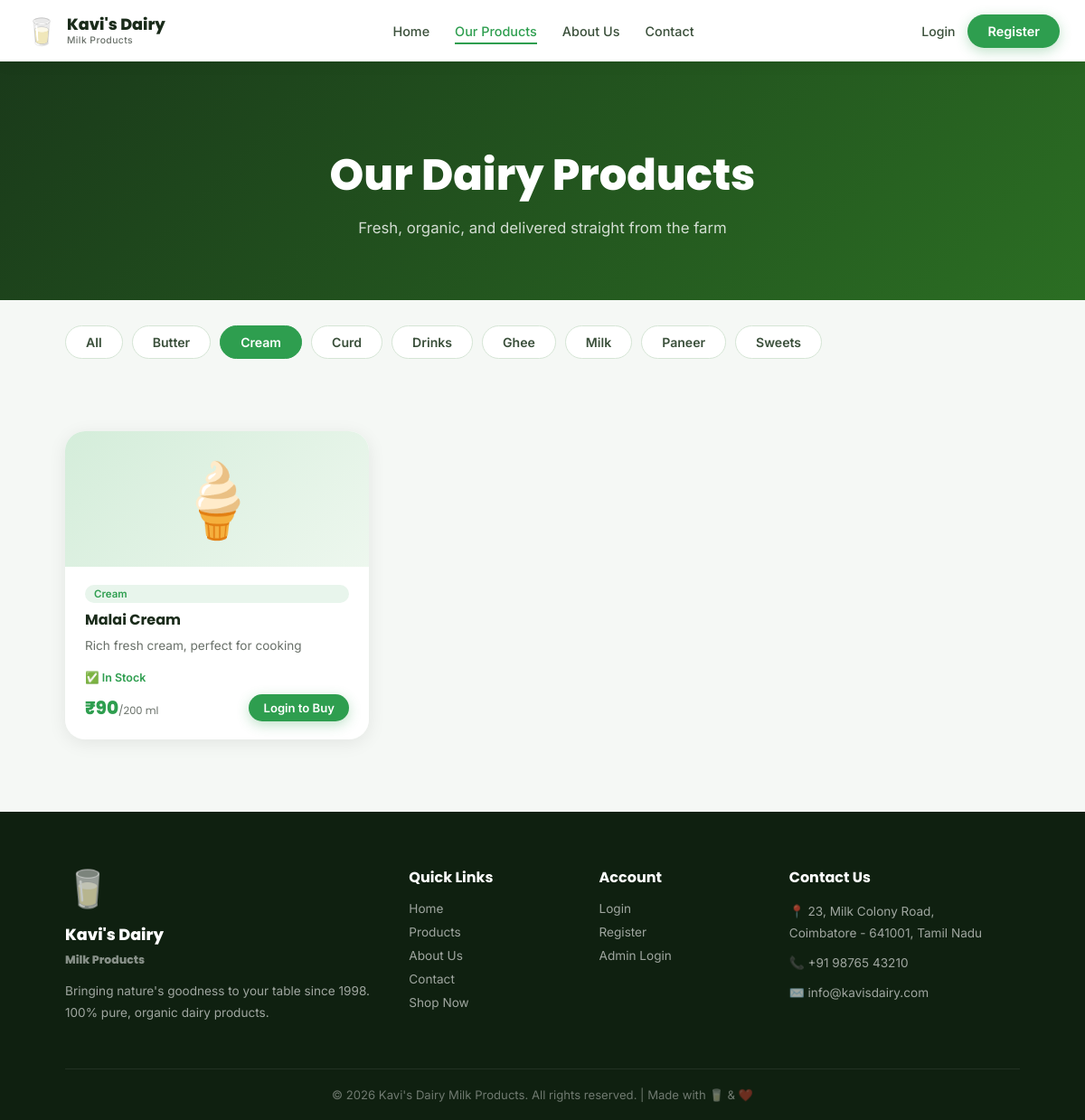
The app's page /products?category=Cream with its own data.
### tables this page shows
CREATE TABLE products (
            id          INTEGER PRIMARY KEY AUTOINCREMENT,
            name        TEXT    NOT NULL,
            description TEXT,
            price       REAL    NOT NULL,
            unit        TEXT    DEFAULT 'litre',
            emoji       TEXT    DEFAULT '🥛',
            stock       INTEGER DEFAULT 100,
            category    TEXT    DEFAULT 'Milk'
        );

### app.py (the view)
@app.route('/products')
def products():
    db = get_db()
    category = request.args.get('category', 'All')
    if category == 'All':
        prods = db.execute("SELECT * FROM products ORDER BY category, name").fetchall()
    else:
        prods = db.execute("SELECT * FROM products WHERE category=? ORDER BY name", (category,)).fetchall()
    categories = [r['category'] for r in db.execute("SELECT DISTINCT category FROM products ORDER BY category").fetchall()]
    db.close()
    return render_template('products.html', products=prods, categories=categories, active_cat=category)

### app.py (called while the page is built)
def get_db():
    conn = sqlite3.connect(DATABASE)
    conn.row_factory = sqlite3.Row
    return conn

@app.context_processor
def inject_cart_count():
    cart = session.get('cart', {})
    total = sum(item['qty'] for item in cart.values())
    return {'cart_count': total}

### templates/products.html (shortened to what this page needs)
{% extends 'base.html' %}
{% block content %}
<section class="page-hero" style="background:linear-gradient(135deg,#1a3a1a 0%,#2b6e23 100%);">
    <h1>Our Dairy Products</h1>
    <p>Fresh, organic, and delivered straight from the farm</p>
</section>
<div class="cat-filter-bar">
    <a href="{{ url_for('products', category='All') }}" class="cat-btn {{ 'active' if active_cat=='All' }}">All</a>
    {% for cat in categories %}
    <a href="{{ url_for('products', category=cat) }}" class="cat-btn {{ 'active' if active_cat==cat }}">{{ cat }}</a>
    {% endfor %}
</div>
<section class="home-section">
    <div class="products-grid">
        {% for p in products %}
        <div class="product-card">
            <div class="prod-emoji-wrap">{{ p.emoji }}</div>
            <div class="prod-body">
                <span class="cat-tag">{{ p.category }}</span>
                <h3>{{ p.name }}</h3>
                <p>{{ p.description }}</p>
                <div class="stock-bar">
                    <span class="{{ 'in-stock' if p.stock>10 else 'low-stock' }}">
                        {{ '✅ In Stock' if p.stock>10 else ('⚠️ Only '+p.stock|string+' left') }}
                    </span>
                </div>
                <div class="prod-foot">
                    <span class="price">₹{{ "%.0f"|format(p.price) }}<small>/{{ p.unit }}</small></span>
                    {% if session.user_id %}
                    <button class="btn btn-primary btn-sm add-cart-btn" data-id="{{ p.id }}" data-name="{{ p.name }}">+
                        Add to Cart</button>
                    {% else %}
                    <a href="{{ url_for('login') }}" class="btn btn-primary btn-sm">Login to Buy</a>
                    {% endif %}
                </div>
            </div>
        </div>
        {% endfor %}
    </div>
</section>
{% endblock %}

### static/css/style.css (style rules this page uses)
:root { --green: #2e9e4f; --green-d: #1f7338; --green-l: #e8f5ec; --yellow: #f5c518; --red: #e53935; --white: #ffffff; --bg: #f5f8f5; --bg2: #eef3ee; --text: #1a2b1a; --text-m: #3a4f3a; --text-l: #697069; --card: rgba(255, 255, 255, 0.96); --r: 14px; --r-lg: 22px; --sh: 0 4px 20px rgba(0, 0, 0, 0.08); --sh-lg: 0 16px 56px rgba(0, 0, 0, 0.15); --t: 0.28s ease; }
*, *::before, *::after { box-sizing: border-box; margin: 0; padding: 0; }
html { scroll-behavior: smooth; }
body { font-family: 'Inter', sans-serif; background: var(--bg); color: var(--text); display: flex; flex-direction: column; min-height: 100vh; }
a { text-decoration: none; color: inherit; }
.btn { display: inline-flex; align-items: center; justify-content: center; gap: 8px; padding: 10px 22px; border-radius: 50px; font-size: .9rem; font-weight: 600; cursor: pointer; border: none; transition: all var(--t); outline: none; text-decoration: none; }
.btn-primary { background: var(--green); color: #fff; box-shadow: 0 4px 14px rgba(46, 158, 79, .3); }
.btn-sm { padding: 7px 16px; font-size: .82rem; }
.cat-tag { display: inline-block; padding: 3px 10px; border-radius: 50px; font-size: .72rem; font-weight: 600; background: var(--green-l); color: var(--green); margin-bottom: 6px; }
.home-section { padding: 80px clamp(20px, 6vw, 100px); }
.products-grid { display: grid; grid-template-columns: repeat(auto-fill, minmax(270px, 1fr)); gap: 24px; }
.product-card { background: var(--card); border-radius: var(--r-lg); box-shadow: var(--sh); overflow: hidden; display: flex; flex-direction: column; transition: transform var(--t), box-shadow var(--t); }
.prod-emoji-wrap { height: 150px; display: flex; align-items: center; justify-content: center; font-size: 5rem; background: linear-gradient(135deg, #d4edda, #edf7ee); }
.prod-body { padding: 20px 22px; flex: 1; display: flex; flex-direction: column; }
.prod-body h3 { font-family: 'Poppins', sans-serif; font-weight: 700; font-size: 1rem; margin-bottom: 6px; }
.prod-body p { color: var(--text-l); font-size: .85rem; line-height: 1.5; flex: 1; margin-bottom: 14px; }
.prod-foot { display: flex; align-items: center; justify-content: space-between; gap: 10px; margin-top: auto; }
.price { font-family: 'Poppins', sans-serif; font-weight: 800; font-size: 1.25rem; color: var(--green); }
.price small { font-size: .72rem; font-weight: 400; color: var(--text-l); }
.stock-bar { margin-bottom: 10px; }
.in-stock { font-size: .78rem; color: var(--green); font-weight: 600; }
.page-hero { text-align: center; padding: 90px 40px 70px; background: linear-gradient(135deg, #1a3a1a, #2e5828); color: #fff; animation: fadeUp .7s ease; }
.page-hero h1 { font-family: 'Poppins', sans-serif; font-size: clamp(2rem, 4vw, 3rem); font-weight: 800; margin-bottom: 12px; }
.page-hero p { color: rgba(255, 255, 255, .8); font-size: 1.05rem; }
.cat-filter-bar { display: flex; gap: 10px; flex-wrap: wrap; padding: 28px clamp(20px, 6vw, 100px) 0; }
.cat-btn { padding: 9px 22px; border-radius: 50px; font-size: .88rem; font-weight: 600; background: #fff; color: var(--text-m); border: 1.5px solid #d5e5d5; transition: all var(--t); cursor: pointer; }
.cat-btn:hover, .cat-btn.active { background: var(--green); color: #fff; border-color: var(--green); }

### records on screen
products: emoji "🍦", category "Cream", name "Malai Cream", description "Rich fresh cream, perfect for cooking", stock "✅ In Stock", price "90", unit "200 ml"

### other values on screen
{{ cat }} "Butter" "Cream" "Curd" "Drinks" "Ghee" "Milk" "Paneer" "Sweets"
